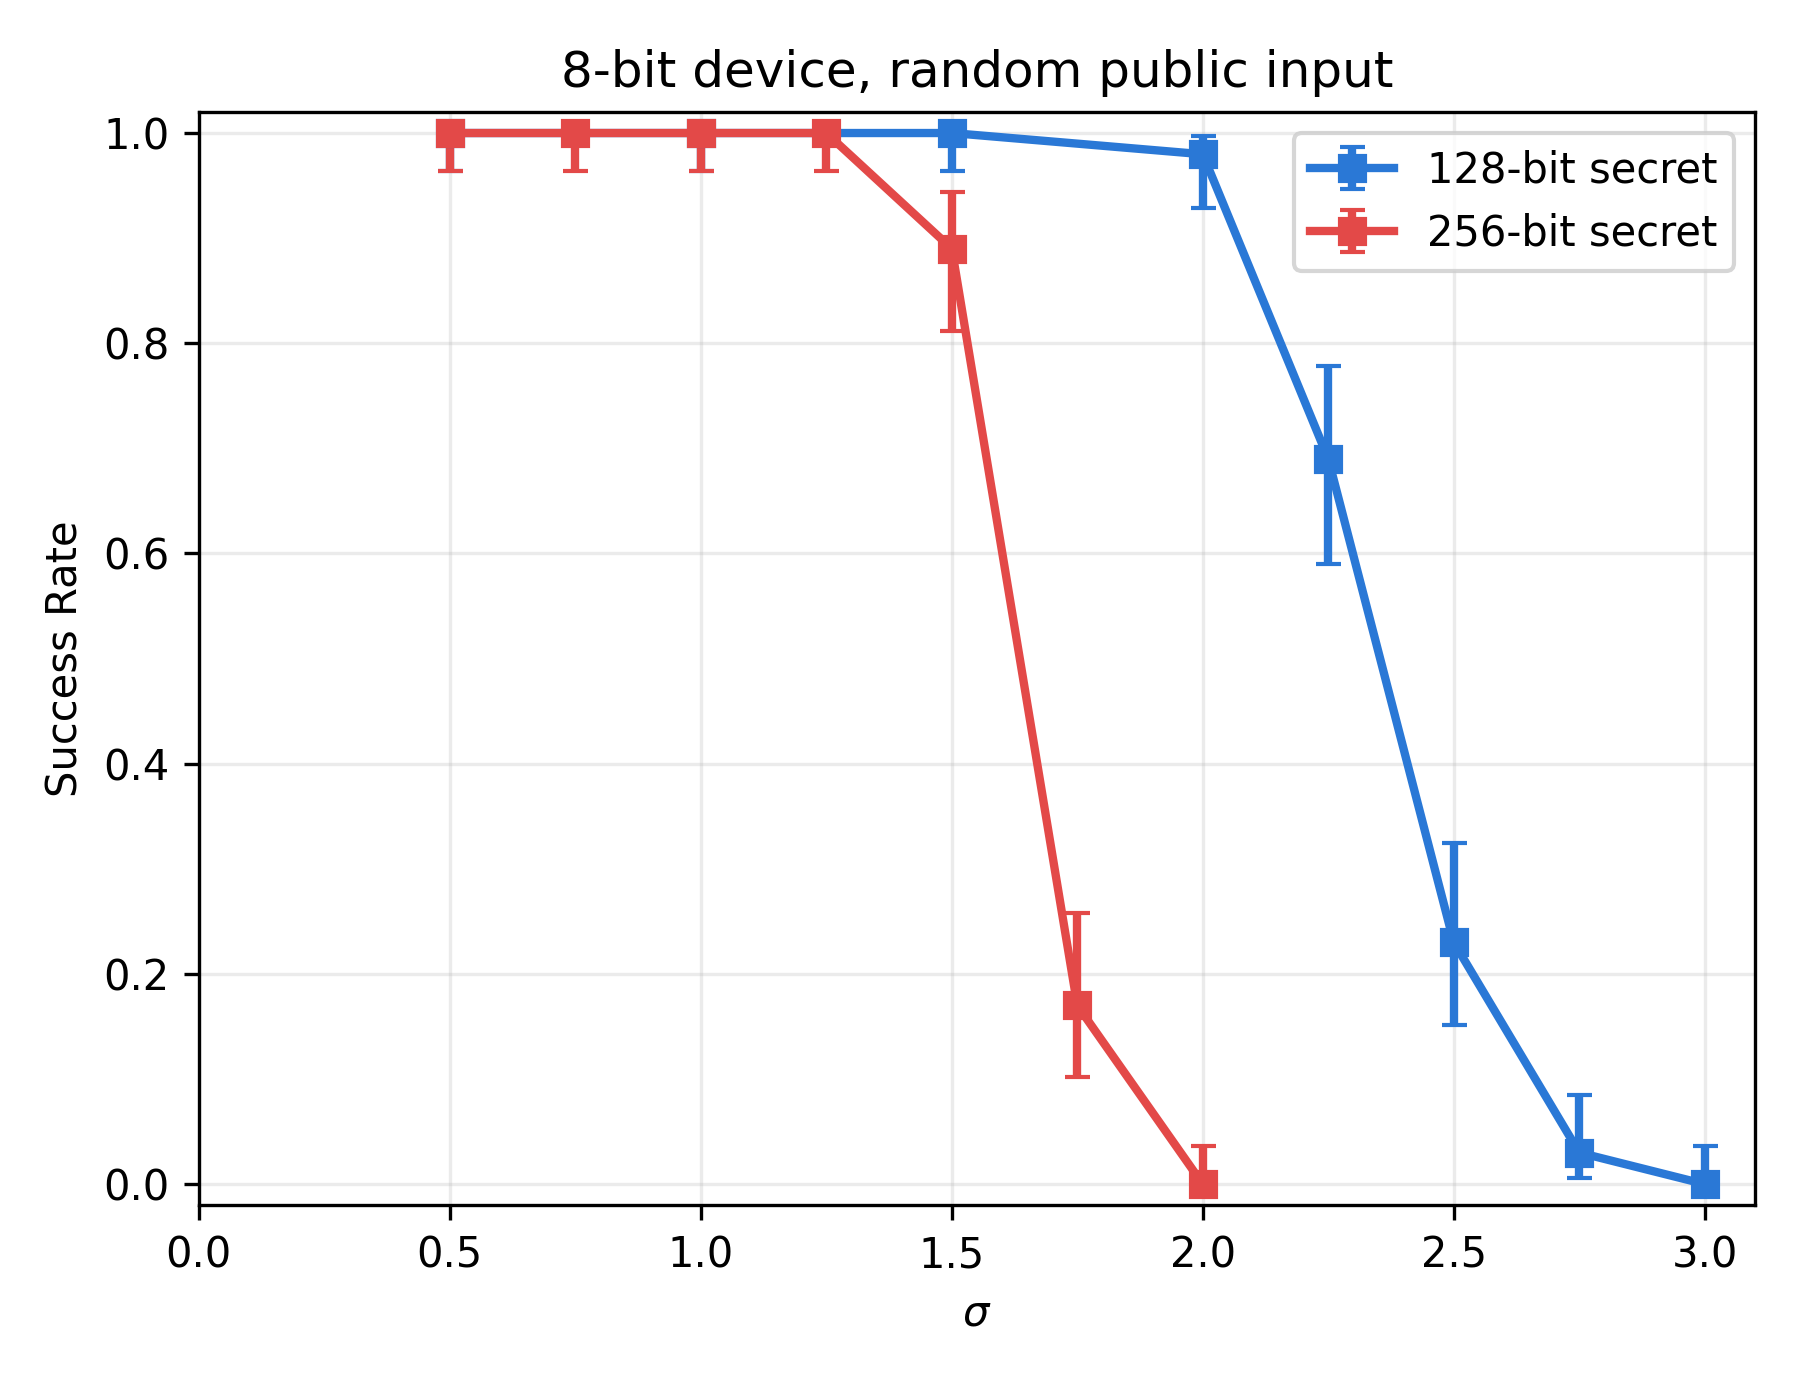

Reproduce this figure in Python.
"""
8-bit device, random public input: 128-bit secret vs 256-bit secret, same
style as the existing 8-bit panel (color/marker/fonts/figsize/grid), with a
second curve and colour for the 256-bit secret.

Sources:
  128-bit: results/fig4a_repro_100.json (n=100/sigma, sigma 0.5-3.0)
  256-bit: results_sweep/summary_8bit_random_256.json (n=100/sigma, sigma 0.5-1.75)
"""
import sys
import json
import matplotlib.pyplot as plt

sys.path.insert(0, r"D:\Crypto Reserch\bp_crypto\algorithms\keccak_repro")
from sweep_wordsize import clopper_pearson

d128 = json.load(open(r"D:\Crypto Reserch\bp_crypto\algorithms\keccak_repro\results\fig4a_repro_100.json"))["summary"]
d256 = json.load(open(r"D:\Crypto Reserch\bp_crypto\algorithms\keccak_repro\results_sweep\summary_8bit_random_256.json"))["summary"]

sig128 = sorted(float(s) for s in d128)
rate128, lo128, hi128 = [], [], []
for s in sig128:
    v = d128[str(s) if str(s) in d128 else s]
    valid = v["n_valid"]
    succ = round(v["rate"] * valid)
    lo, hi = clopper_pearson(succ, valid)
    rate128.append(v["rate"]); lo128.append(lo); hi128.append(hi)

sig256 = sorted(float(s) for s in d256)
rate256 = [d256[str(s)]["rate"] for s in sig256]
lo256 = [d256[str(s)]["cp95_lo"] for s in sig256]
hi256 = [d256[str(s)]["cp95_hi"] for s in sig256]

yerr128 = [[r - l for r, l in zip(rate128, lo128)], [h - r for h, r in zip(hi128, rate128)]]
yerr256 = [[r - l for r, l in zip(rate256, lo256)], [h - r for h, r in zip(hi256, rate256)]]

fig, ax = plt.subplots(1, 1, figsize=(6, 4.6))
ax.errorbar(sig128, rate128, yerr=yerr128, fmt="s-", color="#2a78d6", lw=2,
            markersize=6, capsize=3, label="128-bit secret")
ax.errorbar(sig256, rate256, yerr=yerr256, fmt="s-", color="#e34948", lw=2,
            markersize=6, capsize=3, label="256-bit secret")
ax.set_xlabel(r"$\sigma$")
ax.set_ylabel("Success Rate")
ax.set_title("8-bit device, random public input")
ax.set_xlim(0, 3.1)
ax.set_ylim(-0.02, 1.02)
ax.grid(alpha=0.25)
ax.legend()

fig.tight_layout()
fig.savefig("fig_128_vs_256_8bit_random.png", dpi=300)
print("saved fig_128_vs_256_8bit_random.png")
print("128-bit:", dict(zip(sig128, rate128)))
print("256-bit:", dict(zip(sig256, rate256)))
